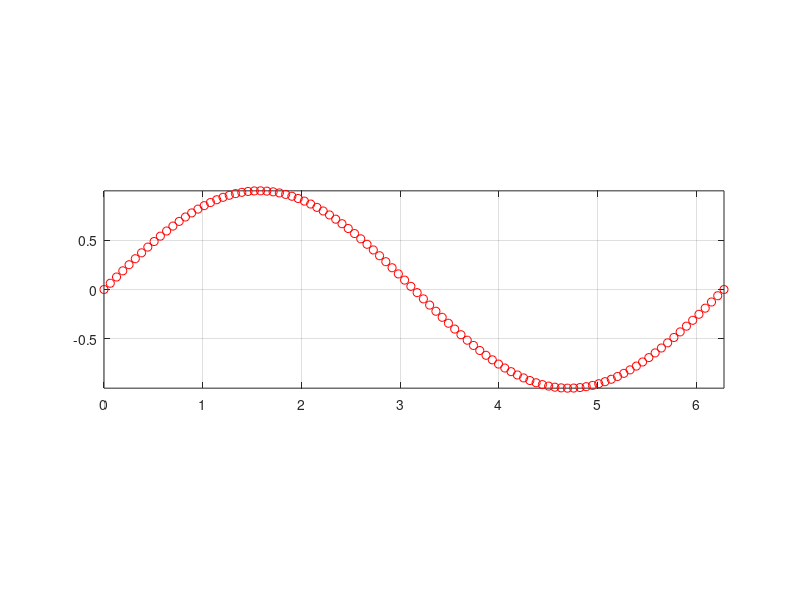

This chart was generated by the following MATLAB code:
clear all; close all; clc;

1+3;
13-4;
12*3;
36/3;

x=[1 2 3 4 5]; y=[5 4 3 2 1];
x<y;
x<=y;
x==y;
x>=y;
x>y;

for x=0:2:10
    a=2^x;
end

a=3;
if a<1
    a=1;
    b=1;
else
    c=a+2;
end

a=1;
while a<4
    a=a+1
end



x=linspace(0,2*pi);
y=sin(x);
plot(x,y,'ro'); grid on; axis image;

ones(3,5);
zeros(3,5);
rand(3,5);
